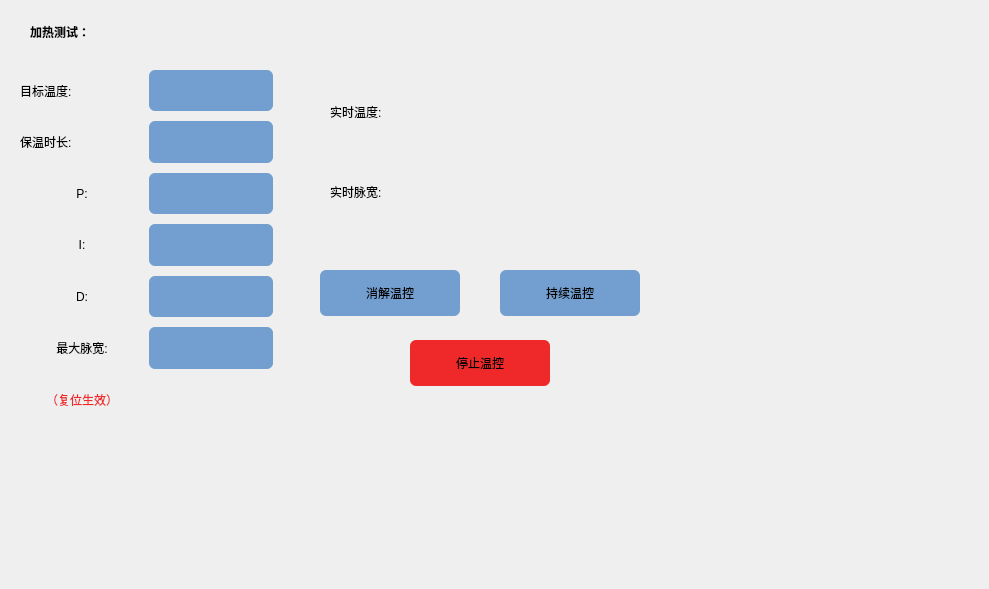
     <widget class="QWidget" name="page_9">
      <widget class="QLabel" name="label_43">
       <property name="geometry">
        <rect>
         <x>30</x>
         <y>10</y>
         <width>141</width>
         <height>44</height>
        </rect>
       </property>
       <property name="styleSheet">
        <string notr="true">background: transparent;
color: rgb(0, 0, 0);
font-weight: bold; </string>
       </property>
       <property name="text">
        <string>加热测试：</string>
       </property>
      </widget>
      <widget class="QLabel" name="label_51">
       <property name="geometry">
        <rect>
         <x>330</x>
         <y>90</y>
         <width>116</width>
         <height>44</height>
        </rect>
       </property>
       <property name="styleSheet">
        <string notr="true">background: transparent;</string>
       </property>
       <property name="text">
        <string>实时温度:</string>
       </property>
      </widget>
      <widget class="QLabel" name="label_52">
       <property name="geometry">
        <rect>
         <x>330</x>
         <y>170</y>
         <width>116</width>
         <height>44</height>
        </rect>
       </property>
       <property name="styleSheet">
        <string notr="true">background: transparent;</string>
       </property>
       <property name="text">
        <string>实时脉宽:</string>
       </property>
      </widget>
      <widget class="QLabel" name="label_53">
       <property name="geometry">
        <rect>
         <x>450</x>
         <y>90</y>
         <width>91</width>
         <height>44</height>
        </rect>
       </property>
       <property name="styleSheet">
        <string notr="true">background: transparent;
color: rgb(239, 41, 41);
</string>
       </property>
       <property name="text">
        <string/>
       </property>
      </widget>
      <widget class="QLabel" name="label_54">
       <property name="geometry">
        <rect>
         <x>450</x>
         <y>170</y>
         <width>91</width>
         <height>44</height>
        </rect>
       </property>
       <property name="styleSheet">
        <string notr="true">background: transparent;
color: rgb(239, 41, 41);
</string>
       </property>
       <property name="text">
        <string/>
       </property>
      </widget>
      <widget class="QPushButton" name="pushButton_36">
       <property name="geometry">
        <rect>
         <x>320</x>
         <y>270</y>
         <width>140</width>
         <height>46</height>
        </rect>
       </property>
       <property name="styleSheet">
        <string notr="true">QPushButton {
	background: rgb(114, 159, 207);
color: rgb(0, 0, 0);
border-radius: 6px
}
QPushButton:pressed {
	background: rgb(138, 226, 52);
    padding-top: 11px;
    padding-bottom: 9px;
}</string>
       </property>
       <property name="text">
        <string>消解温控</string>
       </property>
      </widget>
      <widget class="QPushButton" name="pushButton_37">
       <property name="geometry">
        <rect>
         <x>500</x>
         <y>270</y>
         <width>140</width>
         <height>46</height>
        </rect>
       </property>
       <property name="styleSheet">
        <string notr="true">QPushButton {
	background: rgb(114, 159, 207);
color: rgb(0, 0, 0);
border-radius: 6px
}
QPushButton:pressed {
	background: rgb(138, 226, 52);
    padding-top: 11px;
    padding-bottom: 9px;
}</string>
       </property>
       <property name="text">
        <string>持续温控</string>
       </property>
      </widget>
      <widget class="QPushButton" name="pushButton_38">
       <property name="geometry">
        <rect>
         <x>410</x>
         <y>340</y>
         <width>140</width>
         <height>46</height>
        </rect>
       </property>
       <property name="styleSheet">
        <string notr="true">QPushButton {
	background: rgb(239, 41, 41);
color: rgb(0, 0, 0);
border-radius: 6px
}
QPushButton:pressed {
	background: rgb(78, 154, 6);
    padding-top: 11px;
    padding-bottom: 9px;
}</string>
       </property>
       <property name="text">
        <string>停止温控</string>
       </property>
      </widget>
      <widget class="QWidget" name="widget_11" native="true">
       <property name="geometry">
        <rect>
         <x>680</x>
         <y>260</y>
         <width>300</width>
         <height>320</height>
        </rect>
       </property>
       <property name="minimumSize">
        <size>
         <width>300</width>
         <height>320</height>
        </size>
       </property>
       <property name="styleSheet">
        <string notr="true">background: transparent;</string>
       </property>
      </widget>
      <widget class="QWidget" name="widget_13" native="true">
       <property name="geometry">
        <rect>
         <x>20</x>
         <y>70</y>
         <width>281</width>
         <height>491</height>
        </rect>
       </property>
       <property name="styleSheet">
        <string notr="true">background: transparent;</string>
       </property>
       <widget class="QWidget" name="gridLayoutWidget">
        <property name="geometry">
         <rect>
          <x>0</x>
          <y>0</y>
          <width>253</width>
          <height>350</height>
         </rect>
        </property>
        <layout class="QGridLayout" name="gridLayout" rowminimumheight="40,40,40,40,40,40,0" columnminimumwidth="100,100">
         <property name="horizontalSpacing">
          <number>5</number>
         </property>
         <property name="verticalSpacing">
          <number>10</number>
         </property>
         <item row="3" column="0">
          <widget class="QLabel" name="Label_4">
           <property name="sizePolicy">
            <sizepolicy hsizetype="Preferred" vsizetype="Expanding">
             <horstretch>0</horstretch>
             <verstretch>0</verstretch>
            </sizepolicy>
           </property>
           <property name="text">
            <string>I:</string>
           </property>
           <property name="alignment">
            <set>Qt::AlignCenter</set>
           </property>
          </widget>
         </item>
         <item row="2" column="1">
          <widget class="QLineEdit" name="LineEdit_3">
           <property name="enabled">
            <bool>true</bool>
           </property>
           <property name="sizePolicy">
            <sizepolicy hsizetype="Expanding" vsizetype="Expanding">
             <horstretch>0</horstretch>
             <verstretch>0</verstretch>
            </sizepolicy>
           </property>
           <property name="styleSheet">
            <string notr="true">background: rgb(114, 159, 207);
color: rgb(239, 41, 41);
border-radius: 6px;</string>
           </property>
          </widget>
         </item>
         <item row="2" column="0">
          <widget class="QLabel" name="Label_3">
           <property name="sizePolicy">
            <sizepolicy hsizetype="Preferred" vsizetype="Expanding">
             <horstretch>0</horstretch>
             <verstretch>0</verstretch>
            </sizepolicy>
           </property>
           <property name="text">
            <string>P:</string>
           </property>
           <property name="alignment">
            <set>Qt::AlignCenter</set>
           </property>
          </widget>
         </item>
         <item row="5" column="0">
          <widget class="QLabel" name="Label_6">
           <property name="sizePolicy">
            <sizepolicy hsizetype="Preferred" vsizetype="Expanding">
             <horstretch>0</horstretch>
             <verstretch>0</verstretch>
            </sizepolicy>
           </property>
           <property name="text">
            <string>最大脉宽:</string>
           </property>
           <property name="alignment">
            <set>Qt::AlignCenter</set>
           </property>
          </widget>
         </item>
         <item row="4" column="1">
          <widget class="QLineEdit" name="LineEdit_5">
           <property name="sizePolicy">
            <sizepolicy hsizetype="Expanding" vsizetype="Expanding">
             <horstretch>0</horstretch>
             <verstretch>0</verstretch>
            </sizepolicy>
           </property>
           <property name="styleSheet">
            <string notr="true">background: rgb(114, 159, 207);
color: rgb(239, 41, 41);
border-radius: 6px;</string>
           </property>
          </widget>
         </item>
         <item row="5" column="1">
          <widget class="QLineEdit" name="LineEdit_6">
           <property name="sizePolicy">
            <sizepolicy hsizetype="Expanding" vsizetype="Expanding">
             <horstretch>0</horstretch>
             <verstretch>0</verstretch>
            </sizepolicy>
           </property>
           <property name="styleSheet">
            <string notr="true">background: rgb(114, 159, 207);
color: rgb(239, 41, 41);
border-radius: 6px;</string>
           </property>
          </widget>
         </item>
         <item row="3" column="1">
          <widget class="QLineEdit" name="LineEdit_4">
           <property name="sizePolicy">
            <sizepolicy hsizetype="Expanding" vsizetype="Expanding">
             <horstretch>0</horstretch>
             <verstretch>0</verstretch>
            </sizepolicy>
           </property>
           <property name="styleSheet">
            <string notr="true">background: rgb(114, 159, 207);
color: rgb(239, 41, 41);
border-radius: 6px;</string>
           </property>
          </widget>
         </item>
         <item row="0" column="1">
          <widget class="QLineEdit" name="LineEdit">
           <property name="sizePolicy">
            <sizepolicy hsizetype="Expanding" vsizetype="Expanding">
             <horstretch>0</horstretch>
             <verstretch>0</verstretch>
            </sizepolicy>
           </property>
           <property name="styleSheet">
            <string notr="true">background: rgb(114, 159, 207);
color: rgb(239, 41, 41);
border-radius: 6px;</string>
           </property>
          </widget>
         </item>
         <item row="4" column="0">
          <widget class="QLabel" name="Label_5">
           <property name="sizePolicy">
            <sizepolicy hsizetype="Preferred" vsizetype="Expanding">
             <horstretch>0</horstretch>
             <verstretch>0</verstretch>
            </sizepolicy>
           </property>
           <property name="text">
            <string>D:</string>
           </property>
           <property name="alignment">
            <set>Qt::AlignCenter</set>
           </property>
          </widget>
         </item>
         <item row="0" column="0">
          <widget class="QLabel" name="Label">
           <property name="sizePolicy">
            <sizepolicy hsizetype="Expanding" vsizetype="Expanding">
             <horstretch>0</horstretch>
             <verstretch>0</verstretch>
            </sizepolicy>
           </property>
           <property name="text">
            <string>目标温度:</string>
           </property>
          </widget>
         </item>
         <item row="1" column="0">
          <widget class="QLabel" name="Label_2">
           <property name="sizePolicy">
            <sizepolicy hsizetype="Preferred" vsizetype="Expanding">
             <horstretch>0</horstretch>
             <verstretch>0</verstretch>
            </sizepolicy>
           </property>
           <property name="text">
            <string>保温时长:</string>
           </property>
          </widget>
         </item>
         <item row="1" column="1">
          <widget class="QLineEdit" name="LineEdit_2">
           <property name="sizePolicy">
            <sizepolicy hsizetype="Expanding" vsizetype="Expanding">
             <horstretch>0</horstretch>
             <verstretch>0</verstretch>
            </sizepolicy>
           </property>
           <property name="styleSheet">
            <string notr="true">background: rgb(114, 159, 207);
color: rgb(239, 41, 41);
border-radius: 6px;</string>
           </property>
          </widget>
         </item>
         <item row="6" column="0">
          <widget class="QLabel" name="Label_7">
           <property name="sizePolicy">
            <sizepolicy hsizetype="Preferred" vsizetype="Expanding">
             <horstretch>0</horstretch>
             <verstretch>0</verstretch>
            </sizepolicy>
           </property>
           <property name="styleSheet">
            <string notr="true">font: 9pt &quot;Ubuntu&quot;;
color: rgb(239, 41, 41);</string>
           </property>
           <property name="text">
            <string>（复位生效）</string>
           </property>
           <property name="alignment">
            <set>Qt::AlignCenter</set>
           </property>
          </widget>
         </item>
        </layout>
       </widget>
      </widget>
     </widget>
